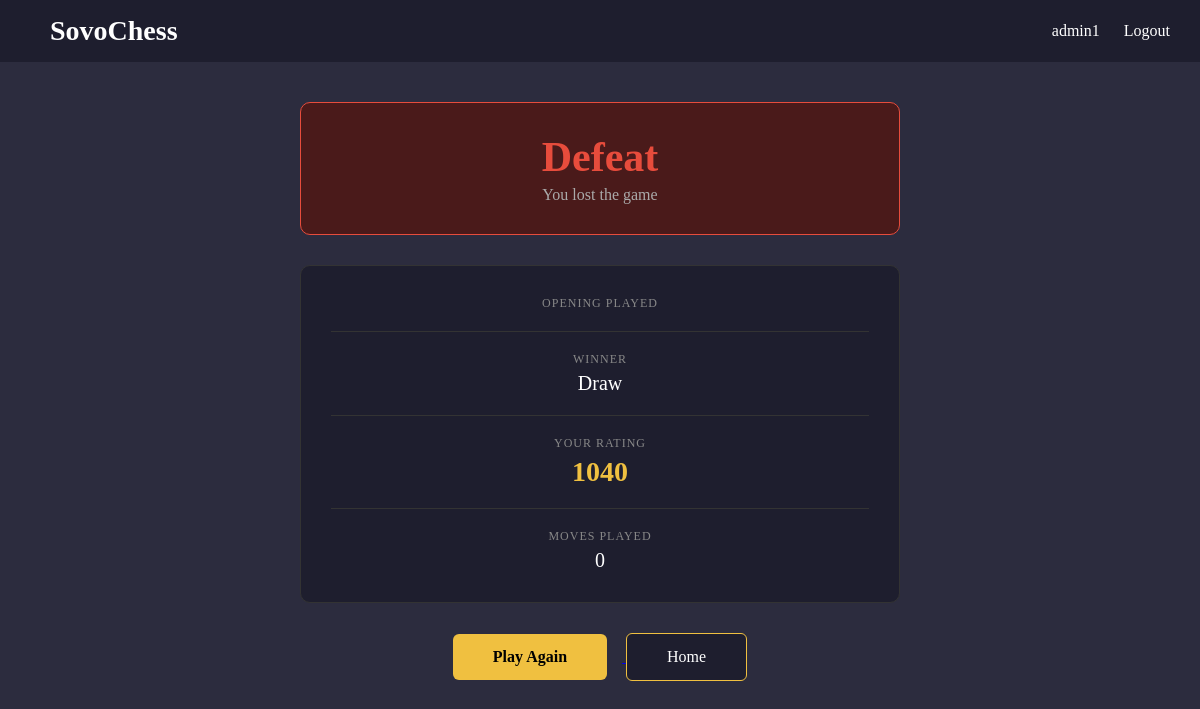
/game/1/result/ (signed in), run on the app's committed database.
### chess/models.py (models this page shows, shortened)
class User(AbstractUser):
    current_rating = models.IntegerField(default=1200)

class Game(models.Model):
    white_player = models.ForeignKey(User, on_delete=models.CASCADE, related_name='white_games')
    black_player = models.ForeignKey(User, on_delete=models.CASCADE, related_name='black_games')
    winner = models.ForeignKey(User, on_delete=models.SET_NULL, null=True, blank=True, related_name='won_games')
    opening_name = models.CharField(max_length=100, blank=True)
    date_played = models.DateTimeField(auto_now_add=True)
    move_history = models.TextField(blank=True)

### chess/views.py (the view)
# urls.py: path('game/<int:game_id>/result/', views.post_game, name='post_game'),
def post_game(request, game_id):
    game = Game.objects.get(id=game_id)
    user_won = game.winner == request.user
    return render(request, 'post_game.html', {
        'game': game,
        'user_won': user_won,
    })

### templates/post_game.html (shortened to what this page needs)
{% extends 'base.html' %}
{% block content %}
<div style="max-width: 600px; margin: 0 auto; text-align: center;">
    {% if user_won %}
        <div style="background-color: #1a472a; border: 1px solid #2ecc71; padding: 30px; border-radius: 10px; margin-bottom: 30px;">
            <h1 style="color: #2ecc71; font-size: 42px; margin-bottom: 5px;">Victory!</h1>
            <p style="color: #aaaaaa;">You won the game</p>
        </div>
    {% else %}
        <div style="background-color: #4a1a1a; border: 1px solid #e74c3c; padding: 30px; border-radius: 10px; margin-bottom: 30px;">
            <h1 style="color: #e74c3c; font-size: 42px; margin-bottom: 5px;">Defeat</h1>
            <p style="color: #aaaaaa;">You lost the game</p>
        </div>
    {% endif %}
    <div style="background-color: #1e1e2e; border: 1px solid #333; padding: 30px; border-radius: 10px; margin-bottom: 30px;">
        <div style="margin-bottom: 20px;">
            <p style="color: #888; font-size: 12px; text-transform: uppercase; letter-spacing: 1px;">Opening Played</p>
        </div>
        <hr style="border: none; border-top: 1px solid #333; margin-bottom: 20px;">
        <div style="margin-bottom: 20px;">
    <p style="color: #888; font-size: 12px; text-transform: uppercase; letter-spacing: 1px;">Winner</p>
    <p style="color: #ffffff; font-size: 20px; margin-top: 5px;">
        {% if game.winner %}{{ game.winner.username }}{% else %}Draw{% endif %}
    </p>
</div>
        <hr style="border: none; border-top: 1px solid #333; margin-bottom: 20px;">
        <div style="margin-bottom: 20px;">
            <p style="color: #888; font-size: 12px; text-transform: uppercase; letter-spacing: 1px;">Your Rating</p>
            <p style="color: #f0c040; font-size: 28px; font-weight: bold; margin-top: 5px;">{{ request.user.current_rating }}</p>
        </div>
        <hr style="border: none; border-top: 1px solid #333; margin-bottom: 20px;">
        <div>
            <p style="color: #888; font-size: 12px; text-transform: uppercase; letter-spacing: 1px;">Moves Played</p>
            <p style="color: #ffffff; font-size: 20px; margin-top: 5px;">{{ game.moves.count }}</p>
        </div>
    </div>
    <div>
        <a href="/game/start/">
            <button style="padding: 14px 40px; background-color: #f0c040; border: none; border-radius: 6px; cursor: pointer; font-size: 16px; font-weight: bold; margin-right: 15px; font-family: 'Times New Roman', serif;">
                Play Again
            </button>
        </a>
        <a href="/">
            <button style="padding: 14px 40px; background-color: #1e1e2e; border: 1px solid #f0c040; color: white; border-radius: 6px; cursor: pointer; font-size: 16px; font-family: 'Times New Roman', serif;">
                Home
            </button>
        </a>
    </div>
</div>
{% endblock %}

### templates/base.html (shortened to what this page needs)
<!DOCTYPE html>
<html lang="en">
<head>
</head>
<body>
    <nav>
        <a href="{% url 'home' %}" class="nav-brand">SovoChess</a>
        <div>
            {% if user.is_authenticated %}
                <a href="#">{{ user.username }}</a>
                <a href="{% url 'logout' %}">Logout</a>
            {% else %}
                <a href="{% url 'login' %}">Login</a>
                <a href="{% url 'register' %}">Register</a>
            {% endif %}
        </div>
    </nav>
    <div class="container">
        {% block content %}
        {% endblock %}
    </div>
</body>
</html>

### templates/base.html (style rules this page uses)
* { margin: 0; padding: 0; box-sizing: border-box; }
body { background-color: #2c2c3e; color: #ffffff; }
nav { background-color: #1e1e2e; padding: 15px 30px; display: flex; justify-content: space-between; align-items: center; }
nav a { color: #ffffff; text-decoration: none; margin-left: 20px; font-size: 16px; }
.nav-brand { color: #ffffff; font-size: 28px; font-weight: bold; text-decoration: none; }
.container { max-width: 1200px; margin: 40px auto; padding: 0 20px; }

### data on the page
User: username "admin1", user.current_rating "1040"
Game: moves.count "0"
